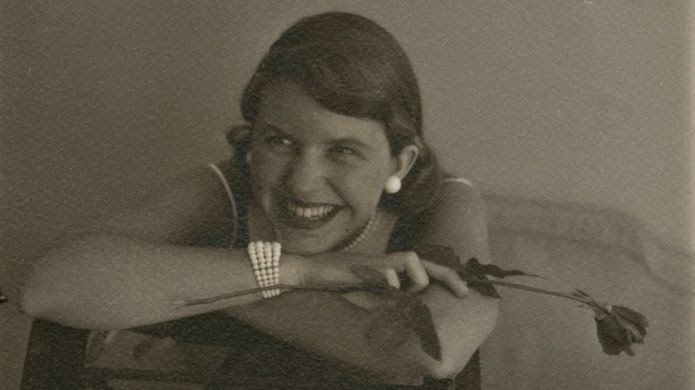
#> input picture openCV/images/b.jpg, 695 x 390 px, found by its file name
$ python ex70_Clahe.py
#> lines starting #> are read from the running program, lines starting #| are printed output that depends on the picture
import cv2
from matplotlib import pyplot as plt
import numpy as np
myImg = cv2.imread(r'/home/tugbakara/Desktop/Dersler/ImageProcessingdenemeleri/images/b.jpg',0)
#> myImg: shape (390, 695); min 14, max 202, mean 90.4
claheObject = cv2.createCLAHE(clipLimit = 2.0 ,tileGridSize = (8,8))
cll = claheObject.apply(myImg)
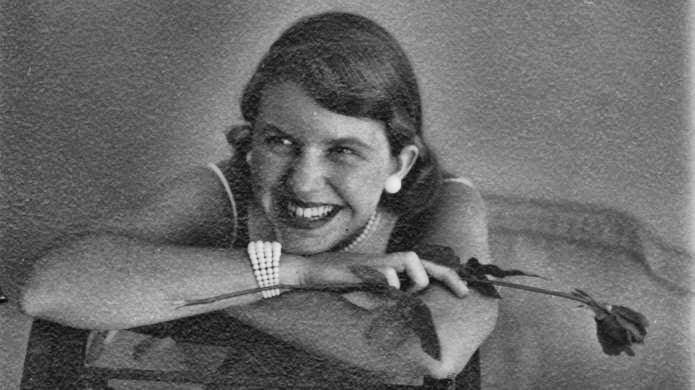
#> cll: shape (390, 695); min 8, max 237, mean 105.7
cv2.imwrite(r'/home/tugbakara/Desktop/Dersler/ImageProcessingdenemeleri/savedphotos/Clahe.jpg',cll)
cv2.imshow('Clahe Img',cll)
cv2.waitKey(0)
cv2.destroyAllWindows()
